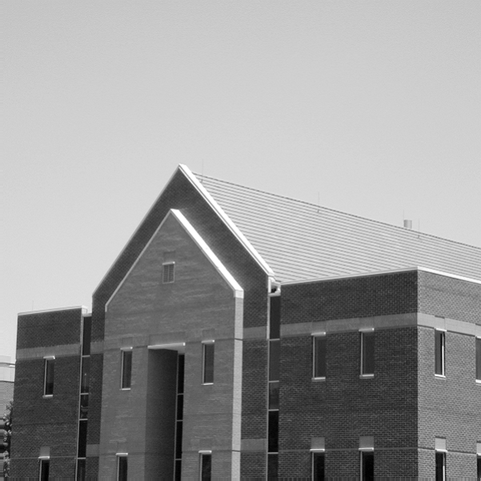
#> input picture OpenCvLearning/ImgSet/CH10/Fig1006(a).tif, 481 x 481 px, shrunk from 601 x 601 before the run, found by its file name
$ python PicCH18.py
#> lines starting #> are read from the running program, lines starting #| are printed output that depends on the picture; after the words box and inside, x2 and y2 are one past the last pixel; in counts of white or black regions, pixels touching at a corner belong together
"""
author : Zelin Yao
date : 2022-8-26
"""
#Goal
"""
1.Harris 角点检测
2.subPix 修正

"""

import cv2
import numpy as np
from matplotlib import pyplot as plt

'''1.Harris 角点检测'''
pic = cv2.imread('D:\\Git\\2=Python\\1=ImgProcessing\\OpenCvLearning\\ImgSet\\CH10\\Fig1006(a).tif')
#> pic is the input picture: shape (481, 481, 3); min 0, max 255, mean 152.8
gray = cv2.cvtColor(pic,cv2.COLOR_BGR2GRAY)
gray = np.float32(gray)
dst = cv2.cornerHarris(gray,2,3,0.05)
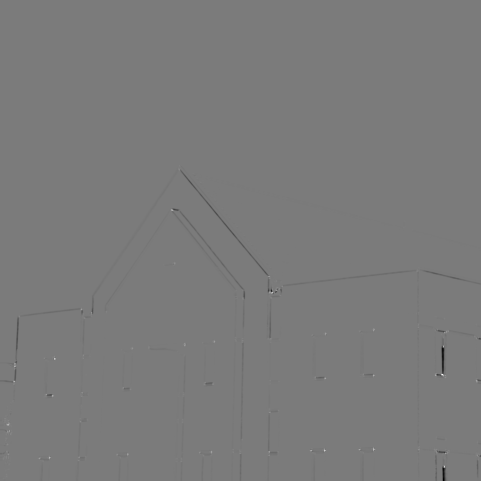
#> dst: shape (481, 481) float32; min -38499428, max 41086700, mean -69663.6; drawn with min black and max white
#设置阈值
pic[dst > 0.1*dst.max()] = (0,0,255)
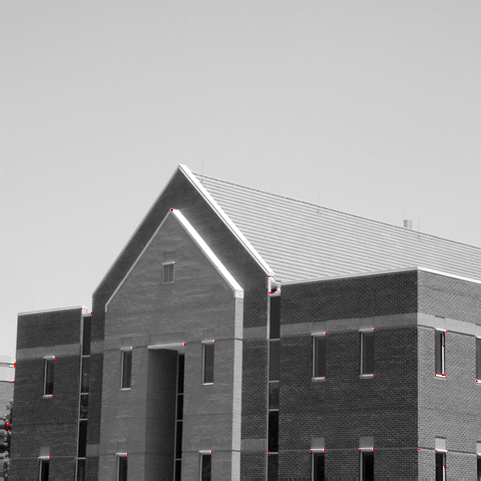
#> pic: shape (481, 481, 3); 0.06% of pixels changed, all inside (x1, y1, x2, y2) = (6, 209, 478, 468)
cv2.imshow('pic',pic)
cv2.waitKey(0)

'''2.subPix 修正'''
pic = cv2.imread('D:\\Git\\2=Python\\1=ImgProcessing\\OpenCvLearning\\ImgSet\\CH04\\Fig0407(a).tif')
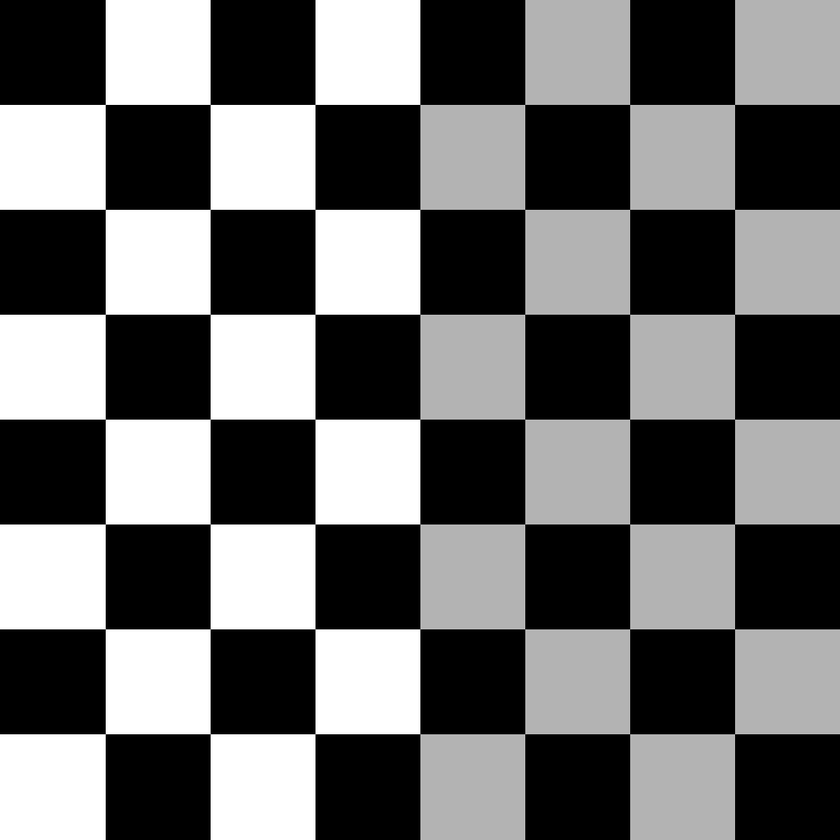
#> input picture OpenCvLearning/ImgSet/CH04/Fig0407(a).tif, 840 x 840 px, shrunk from 1049 x 1049 before the run, found by its file name
#> pic is the input picture: shape (840, 840, 3); min 0, max 255, mean 108.6
gray = cv2.cvtColor(pic,cv2.COLOR_BGR2GRAY)
#> gray: shape (840, 840)
gray = np.float32(gray)
dst = cv2.cornerHarris(gray,2,3,0.05)
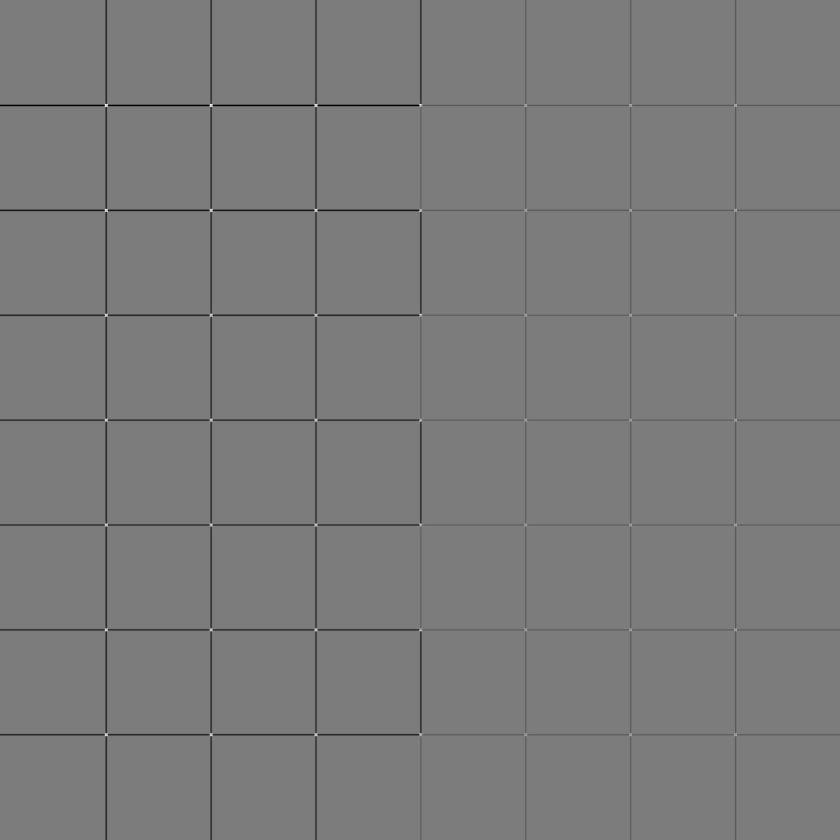
#> dst: shape (840, 840) float32; min -172478256, max 179430864, mean -1937431.2; drawn with min black and max white
#阈值处理
ret,dst = cv2.threshold(dst,0.1*dst.max(),255,cv2.THRESH_BINARY)
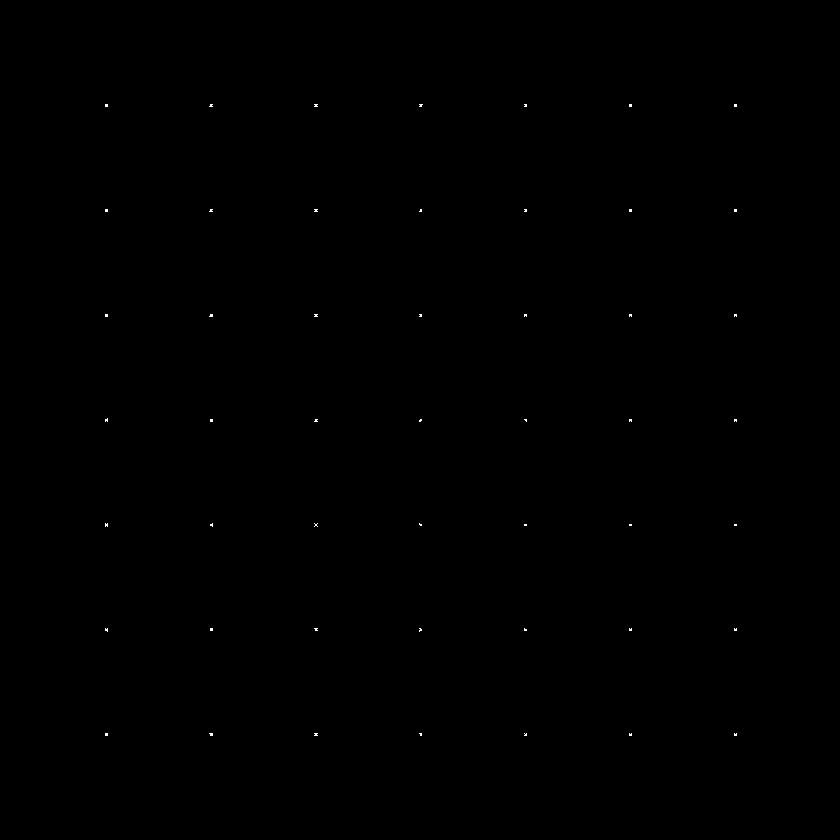
#> dst: shape (840, 840) float32; 0.06% white in thin lines or dots, all inside (x1, y1, x2, y2) = (105, 104, 737, 736)
#> ret = 17943086.4
dst = np.uint8(dst)
ret,labels,stats, centroids = cv2.connectedComponentsWithStats(dst)
#> labels: shape (840, 840) int32; 50 distinct labels, from 0 to 49
#> ret = 50; stats = 50 rows, first 6: [0, 0, 840, 840, 705192], [105, 104, 3, 3, 9], [209, 104, 4, 3, 9], [314, 104, 4, 3, 10], [419, 104, 4, 3, 9], [524, 104, 3, 3, 8]; centroids = 50 pairs, first value 106 to 735, second value 104.9 to 734.1

# define the criteria to stop and refine the corners
criteria = (cv2.TERM_CRITERIA_EPS + cv2.TERM_CRITERIA_MAX_ITER, 100, 0.001)

corners = cv2.cornerSubPix(gray,np.float32(centroids),(5,5),(-1,-1),criteria)
#> corners = 50 pairs, first value 105.3 to 734.6, second value 104.4 to 733.7
corners = np.uint0(corners)
#> corners = 50 pairs, first value 105 to 734, second value 104 to 733
centroids = np.uint0(centroids)
#> centroids = 50 pairs, first value 106 to 735, second value 104 to 734
pic[corners[:,0],corners[:,1]] = [0,255,0]
#> pic: shape (840, 840, 3); 0.01% of pixels changed, all inside (x1, y1, x2, y2) = (104, 105, 734, 735)
pic[centroids[:,0],centroids[:,1]] = [0,0,255]
#> pic: shape (840, 840, 3); mean B, G, R 108.6, 108.6, 108.6
plt.imshow(pic)
plt.show()
